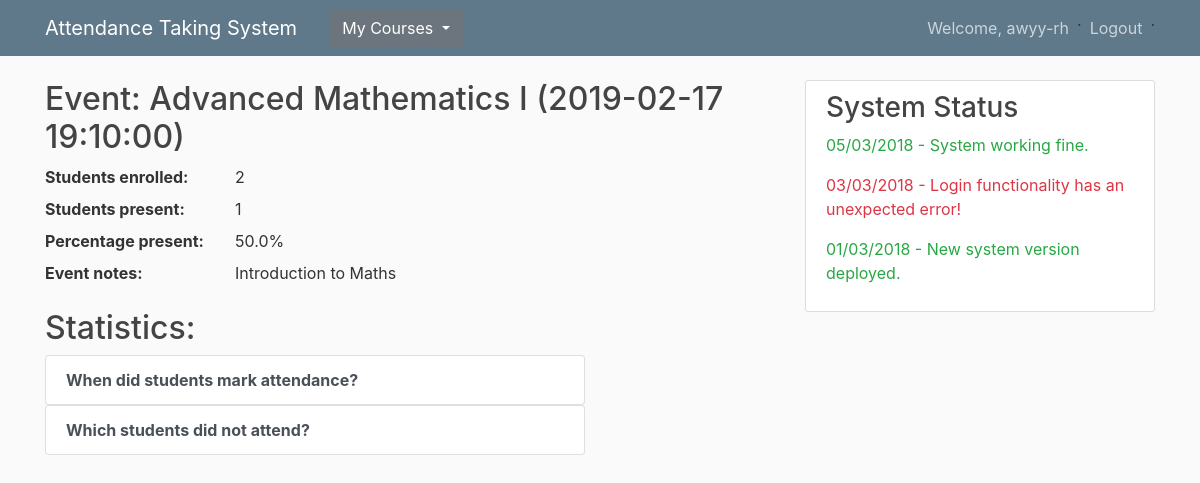
The page /viewEvent/1/ (signed in) on the database its author committed.
### requests/models.py (models this page shows, shortened)
class Event(models.Model):
    date = models.DateField(u'Date of the event', help_text=u'YYYY:MM:DD')
    start_time = models.TimeField(u'Starting time', help_text=u'HH:MM')
    end_time = models.TimeField(u'End time', help_text=u'HH:MM')
    notes = models.TextField(u'Event notes or comments', help_text=u'Event notes or comments')
    course = models.ForeignKey(Course, on_delete=models.CASCADE)
    def __str__(self):
        return f'{self.course.title} ({self.date} {self.start_time})'

class Course(models.Model):
    title = models.CharField(max_length=40)
    leader = models.ForeignKey(Lecturer, blank=True, null=True, on_delete=models.SET_NULL)
    students = models.ManyToManyField(Student, blank=True)
    lectures = models.ManyToManyField(LectureHall, blank=False)
    labs = models.ManyToManyField(LaboratoryHall, blank=False)

### requests/views.py (the view)
# urls.py: path('viewEvent/<int:event_id>/', viewEventView, name='viewEvent'),
@login_required
def viewEventView(request, event_id):
    event = Event.objects.filter(id=event_id).first()
    students_enrolled = event.course.students.all().count()
    students_not_present = find_students_not_present_for_event(event)
    stats = {
        'students_enrolled': students_enrolled,
        'students_not_present': students_not_present,
        'students_marked_present': calculate_percentage_attendance_for_event(event)['number'],
        'students_present_percentage': calculate_percentage_attendance_for_event(event)['percentage'],
        }
    return render(request, 'requests/single_event.html', {'event': event, 'stats': stats})

### requests/helpers.py (called while the page is built)
def calculate_percentage_attendance_for_event(event):
    attendances = Attendance.objects.filter(event=event)
    students_enrolled = event.course.students.all().count()
    students_marked_present = 0
    for attendance in attendances:
        if(attendance.attended):
            students_marked_present += 1
    if students_marked_present == 0:
        return {
            'number': students_marked_present,
            'percentage': 0,
        }
    else:
        return {
            'number': students_marked_present,
            'percentage': (students_marked_present / students_enrolled) * 100,
        }

def find_students_not_present_for_event(event):
    students_enrolled = event.course.students.all()
    student_names = []
    for student in students_enrolled:
        student_names.append(str(student))
    attendances = Attendance.objects.filter(event=event)
    for attendance in attendances:
        if attendance.attended:
            student_names.remove(str(attendance.student))
    return student_names

### requests/models.py (called while the page is built)
    def __str__(self):
        return self.first_name + " " + self.second_name

### requests/templates/requests/single_event.html (shortened to what this page needs)
{% extends "requests/base.html" %}
{% block content %}
  <h2> Event: {{event}} </h2>
  <dl class="row">
    <dt class="col-sm-3">Students enrolled:</dt>
    <dd class="col-sm-9">{{ stats.students_enrolled }}</dd>
    <dt class="col-sm-3">Students present:</dt>
    <dd class="col-sm-9">{{ stats.students_marked_present }}</dd>
    <dt class="col-sm-3">Percentage present:</dt>
    <dd class="col-sm-9">{{ stats.students_present_percentage }}%</dd>
    <dt class="col-sm-3">Event notes:</dt>
    <dd class="col-sm-9">{{ event.notes }}</dd>
 </dl>
 <h2>Statistics: </h2>
 <dl class=row>
   <dt class="col-sm-9"><button type="button" data-toggle="modal" data-target=".bd-example-modal-lg" class="list-group-item list-group-item-action"><b>When did students mark attendance?</b></dt>
   <dt class="col-sm-9"><button type="button" data-toggle="modal" data-target="#noAttendanceStudents" class="list-group-item list-group-item-action"><b>Which students did not attend?</b></dt>
 </dl>
{% endblock content %}

### requests/templates/requests/base.html (shortened to what this page needs)
{% load static %}
<!DOCTYPE html>
<html lang="en" dir="ltr">
<head>
  <link rel="stylesheet" href="https://maxcdn.bootstrapcdn.com/bootstrap/4.0.0/css/bootstrap.min.css">
  <link rel="stylesheet" href="{% static 'requests/main.css' %}">
</head>
<body>
  <header class="site-header">
    <nav class="navbar navbar-expand-md navbar-dark bg-steel fixed-top">
      <div class="container">
        <a class="navbar-brand mr-4" href="{% url 'homePage' %}">Attendance Taking System</a>
        <div class="collapse navbar-collapse" id="navbarToggle">
          <div class="navbar-nav mr-auto">
            {% if user.is_authenticated %}
            <div class="dropdown px-2">
              <button class="btn btn-secondary dropdown-toggle" type="button" id="dropdownMenuButton" data-toggle="dropdown" aria-haspopup="true" aria-expanded="false">
                My Courses
              </button>
            </div>
            {% endif %}
          </div>
          <div class="navbar-nav">
            {% if user.is_authenticated %}
              <a class="nav-item nav-link"> Welcome, {{ user }} </a>.
              <a class="nav-item nav-link" href="{% url 'logout' %}"> Logout </a>.
            {% else %}
              <a class="nav-item nav-link" href="/accounts/login">Login</a>
            {% endif %}
          </div>
        </div>
      </div>
    </nav>
  </header>
  <main role="main" class="container">
    <div class="row">
      <div class="col-md-8">
        {% block content %}{% endblock %}
      </div>
      <div class="col-md-4">
        <div class="content-section">
          <h3>System Status</h3>
          <p class="text-success">05/03/2018 - System working fine.</p>
          <p class="text-danger">03/03/2018 - Login functionality has an unexpected error!</p>
          <p class="text-success">01/03/2018 - New system version deployed.</p>
        </div>
      </div>
    </div>
  </main>
</body>
</html>

### requests/static/requests/main.css (style rules this page uses)
body { background: #fafafa; color: #333333; margin-top: 5rem; }
h1, h2, h3, h4, h5, h6 { color: #444444; }
.bg-steel { background-color: #5f788a; }
.site-header .navbar-nav .nav-link { color: #cbd5db; }
.content-section { background: #ffffff; padding: 10px 20px; border: 1px solid #dddddd; border-radius: 3px; margin-bottom: 20px; }

### rows shown on the page
Event: course+date+start_time "Advanced Mathematics I (2019-02-17 19:10:00)", notes "Introduction to Maths"

### other values the page prints
{{ user }} "awyy-rh"
{{ stats.students_enrolled }} "2"
{{ stats.students_marked_present }} "1"
{{ stats.students_present_percentage }} "50.0"
